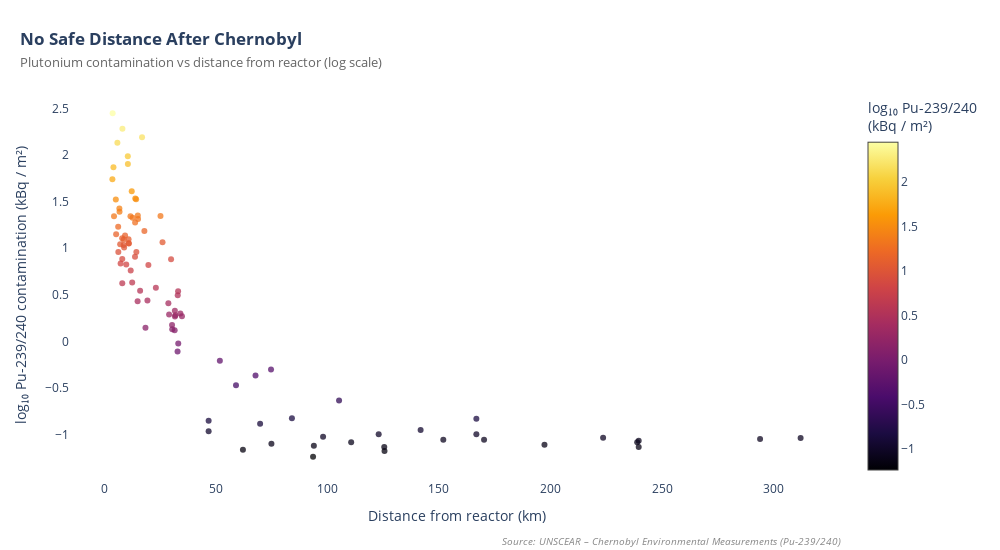

The code cell stored with this chart in its notebook:
### Code cell
import pandas as pd
import plotly.graph_objects as go
import numpy as np

from const import DATA_DIR

# =========================
# LOAD DATA
# =========================
chornobyl_data_path = DATA_DIR / "chornobyl" / "data"
spatial_path = chornobyl_data_path / "1_Spatial_dataset.csv"
plutonium_path = chornobyl_data_path / "2_Plutonium_isotope_measurements.csv"

spatial = pd.read_csv(spatial_path)
plutonium = pd.read_csv(plutonium_path)

spatial.columns = spatial.columns.str.strip().str.lower()
plutonium.columns = plutonium.columns.str.strip().str.lower()

spatial = spatial.rename(columns={
    "code": "id",
    "latitude": "lat",
    "longitude": "lon"
})

PU_COL = "terrestrial_density_of_soil_contamination_with_239_240pu_kbq_m-2"

plutonium = plutonium.rename(columns={
    "code": "id",
    PU_COL: "pu_activity"
})

df = pd.merge(
    spatial[["id", "lat", "lon"]],
    plutonium[["id", "pu_activity"]],
    on="id",
    how="inner"
)

df["pu_activity"] = pd.to_numeric(df["pu_activity"], errors="coerce")
df = df.dropna()

# =========================
# DISTANCE FROM REACTOR
# =========================
# Coordinate del reattore (Chernobyl)
REACTOR_LAT = 51.389
REACTOR_LON = 30.099

def haversine(lat1, lon1, lat2, lon2):
    R = 6371  # km
    phi1, phi2 = np.radians(lat1), np.radians(lat2)
    dphi = np.radians(lat2 - lat1)
    dlambda = np.radians(lon2 - lon1)
    a = np.sin(dphi/2)**2 + np.cos(phi1)*np.cos(phi2)*np.sin(dlambda/2)**2
    return 2 * R * np.arcsin(np.sqrt(a))

df["distance_km"] = haversine(
    REACTOR_LAT, REACTOR_LON,
    df["lat"], df["lon"]
)

df["pu_log"] = np.log10(df["pu_activity"])

# =========================
# FIGURE
# =========================
fig = go.Figure()

fig.add_trace(
    go.Scatter(
        x=df["distance_km"],
        y=df["pu_log"],
        mode="markers",
        marker=dict(
            size=6,
            color=df["pu_log"],
            colorscale="Inferno",
            showscale=True,
            colorbar=dict(
                title="log₁₀ Pu-239/240<br>(kBq / m²)"
            ),
            opacity=0.75
        ),
        hovertemplate=(
            "Distance: %{x:.1f} km<br>"
            "log₁₀ Pu-239/240: %{y:.2f}"
            "<extra></extra>",
        ),
        showlegend=False
    )
)

# =========================
# LAYOUT
# =========================
fig.update_layout(
    title=dict(
        text="<b>No Safe Distance After Chernobyl</b><br>"
             "<span style='font-size:13px;color:#666'>Plutonium contamination vs distance from reactor (log scale)</span>",
        x=0.02
    ),
    xaxis_title="Distance from reactor (km)",
    yaxis_title="log₁₀ Pu-239/240 contamination (kBq / m²)",
    plot_bgcolor="white",
    paper_bgcolor="white",
    width=1000,
    height=550,
    margin=dict(l=70, r=70, t=90, b=70),
    font=dict(size=12),
    xaxis=dict(fixedrange=True),
    yaxis=dict(fixedrange=True)
)

# SOURCE
fig.add_annotation(
    text="<i>Source: UNSCEAR – Chernobyl Environmental Measurements (Pu-239/240)</i>",
    xref="paper", yref="paper",
    x=1, y=-0.18,
    showarrow=False,
    xanchor="right",
    font=dict(size=10, color="#888")
)

fig.show()

### Figure 1 — Plotly figure (JSON) as saved in the notebook; plotly's stock layout.template omitted (floating-point values rounded to 4 significant figures)
{"data": [{"hovertemplate": ["Distance: %{x:.1f} km<br>log₁₀ Pu-239/240: %{y:.2f}<extra></extra>"], "marker": {"color": [1.033, 1.107, 1.23, 0.959, 1.149, 1.342, 0.7612, 0.6325, 1.185, 0.1461, 0.8209, 1.533, 1.35, 2.19, 1.342, 1.904, 0.9079, 1.312, 0.5763, 1.344, 1.064, 0.4099, 0.882, 0.1206, -0.1079, 0.2878, 0.1303, 0.281, 0.4955, 0.2989, 0.2695, -0.02228, 0.2672, 0.959, 0.4298, 1.427, 1.009, 0.5378, 1.391, 0.6232, 2.281, 1.524, 1.276, 1.612, 1.326, 1.985, 0.8241, 1.053, 1.097, 1.049, 2.13, 1.137, 0.8837, 1.093, 1.521, 0.8357, -0.9626, -0.8827, -1.119, -1.081, -1.174, -0.9508, -0.9957, -1.108, -1.032, -1.081, -1.131, -1.046, -1.036, -0.8508, -1.237, -1.131, -0.8297, -1.066, 0.1761, -0.2076, -0.301, -0.8239, -0.6326, -1.161, -1.097, -1.022, 2.447, 0.5441, 0.4378, 0.3284, -0.4685, 1.869, 1.041, 1.74, -0.3665, -0.9957, -1.056, -1.056], "colorbar": {"title": {"text": "log₁₀ Pu-239/240<br>(kBq / m²)"}}, "colorscale": [[0, "#000004"], [0.1111, "#1b0c41"], [0.2222, "#4a0c6b"], [0.3333, "#781c6d"], [0.4444, "#a52c60"], [0.5556, "#cf4446"], [0.6667, "#ed6925"], [0.7778, "#fb9b06"], [0.8889, "#f7d13d"], [1, "#fcffa4"]], "opacity": 0.75, "showscale": true, "size": 6}, "mode": "markers", "showlegend": false, "type": "scatter", "x": [8.709, 8.049, 6.254, 6.332, 5.35, 4.399, 11.87, 12.53, 18.0, 18.49, 19.79, 13.92, 15.06, 16.95, 11.77, 10.61, 13.8, 15.16, 23.14, 25.21, 26.13, 28.74, 29.96, 31.56, 32.86, 29.07, 30.47, 31.9, 32.94, 34.13, 34.84, 33.18, 31.68, 14.41, 14.96, 6.789, 8.926, 33.11, 6.862, 8.095, 8.161, 14.29, 13.85, 12.33, 12.72, 10.57, 9.875, 10.93, 10.91, 11.06, 5.906, 9.337, 8.085, 8.714, 5.206, 7.343, 46.79, 69.86, 93.93, 110.7, 125.6, 141.8, 166.8, 197.3, 223.5, 238.8, 239.5, 293.9, 312.0, 46.79, 93.58, 125.5, 166.8, 239.5, 30.39, 51.81, 74.74, 84.1, 105.2, 62.15, 74.92, 98.07, 3.779, 16.09, 19.37, 31.65, 59.05, 4.142, 7.154, 3.669, 67.8, 123.0, 151.9, 170.2], "y": [1.033, 1.107, 1.23, 0.959, 1.149, 1.342, 0.7612, 0.6325, 1.185, 0.1461, 0.8209, 1.533, 1.35, 2.19, 1.342, 1.904, 0.9079, 1.312, 0.5763, 1.344, 1.064, 0.4099, 0.882, 0.1206, -0.1079, 0.2878, 0.1303, 0.281, 0.4955, 0.2989, 0.2695, -0.02228, 0.2672, 0.959, 0.4298, 1.427, 1.009, 0.5378, 1.391, 0.6232, 2.281, 1.524, 1.276, 1.612, 1.326, 1.985, 0.8241, 1.053, 1.097, 1.049, 2.13, 1.137, 0.8837, 1.093, 1.521, 0.8357, -0.9626, -0.8827, -1.119, -1.081, -1.174, -0.9508, -0.9957, -1.108, -1.032, -1.081, -1.131, -1.046, -1.036, -0.8508, -1.237, -1.131, -0.8297, -1.066, 0.1761, -0.2076, -0.301, -0.8239, -0.6326, -1.161, -1.097, -1.022, 2.447, 0.5441, 0.4378, 0.3284, -0.4685, 1.869, 1.041, 1.74, -0.3665, -0.9957, -1.056, -1.056]}], "layout": {"annotations": [{"font": {"color": "#888", "size": 10}, "showarrow": false, "text": "<i>Source: UNSCEAR – Chernobyl Environmental Measurements (Pu-239/240)</i>", "x": 1, "xanchor": "right", "xref": "paper", "y": -0.18, "yref": "paper"}], "font": {"size": 12}, "height": 550, "margin": {"b": 70, "l": 70, "r": 70, "t": 90}, "paper_bgcolor": "white", "plot_bgcolor": "white", "title": {"text": "<b>No Safe Distance After Chernobyl</b><br><span style='font-size:13px;color:#666'>Plutonium contamination vs distance from reactor (log scale)</span>", "x": 0.02}, "width": 1000, "xaxis": {"fixedrange": true, "title": {"text": "Distance from reactor (km)"}}, "yaxis": {"fixedrange": true, "title": {"text": "log₁₀ Pu-239/240 contamination (kBq / m²)"}}}}
